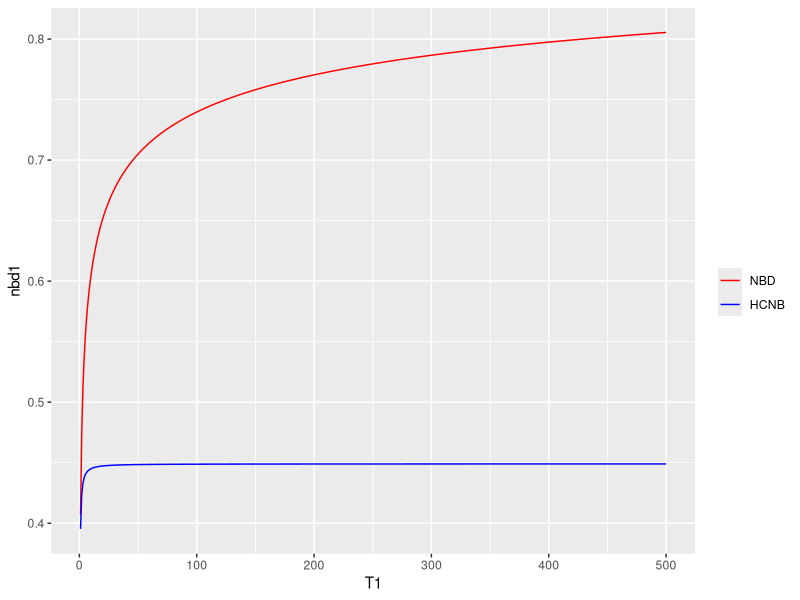

Recreate this plot in R. (Note: this script raises an error after producing the figure.)
## ---- chunk 1
knitr::opts_chunk$set(echo = TRUE)
## ---- chunk 2
library(dplyr)
library(plyr)
library(ggplot2)
library(reshape2)
library(arm)
library(MASS)
options(digits = 4)
## ---- chunk 3
r_nbd <- 0.181
a_nbd <- 0.059
r_hcnb <- 1.226
a_hcnb <- 0.215
p_hcnb <- 0.551

reach_nbd <- function(r,a,T){
  return(1-(a/(a+T))**r)
}

reach_hcnb <- function(r,a,p,T){
  return(1-(p+(1-p)*((a/(a+T))**r)))
}

T <- c(1,5,26)
nbd=reach_nbd(r_nbd,a_nbd,T)
hcnb=reach_hcnb(r_hcnb,a_hcnb,p_hcnb,T)
reach <- cbind(T,nbd,hcnb)
reach <- as.data.frame(reach)
names(reach) <- c("Week","NBD Reach","HCNB Reach")
reach
## ---- chunk 4
T1 <- seq(1:500)
nbd1=reach_nbd(r_nbd,a_nbd,T1)
hcnb1=reach_hcnb(r_hcnb,a_hcnb,p_hcnb,T1)
reach1 <- cbind(T1,nbd1,hcnb1)
reach1 <- as.data.frame(reach1)

ggplot(data=reach1) +
  geom_line(aes(x=T1, y=nbd1,col='NBD'))+
  geom_line(aes(x=T1, y=hcnb1,col='HCNB'))+
  scale_colour_manual("", 
                      breaks = c("NBD", "HCNB"),
                      values = c("red","blue"))
## ---- chunk 5
1-p_hcnb
## ---- chunk 6
data <- read.table('KB_Tulsa.txt',header=T)

d <- data %>% 
  group_by(ID) %>%
  arrange(ID,Week) %>% 
  dplyr::summarise(Week=min(Week)) 
  
d1 <- table(d$Week) # no. of customers by weeks
d1 <- data.frame(d1) %>%
  mutate(cumHH = cumsum(Freq)) %>%
  mutate(Week=Var1, incrHH=Freq) %>%
  dplyr::select(Week, incrHH, cumHH)

#convert week from factors to numeric type
d1$Week <- as.character(d1$Week)
d1$Week <- as.integer(d1$Week)

# Splitting data into training and test set
training_set = d1[1:20, ] #first 20 weeks
test_set = d1[21:length(d1$Week), ] #weeks from 21 till end
## ---- chunk 7
#log of probability of customers for t<=T
log_p_exp <-function(l,t){
  return(log(exp(-l*(t-1))-exp(-l*t)))
}

#log of probability of customers for t>T
log_p_exp1 <- function(l,T){
  return(log(1-exp(-l*T)))
}

# Log likelihood for ENT model
ll_ent <- function(pars,d,Ntot){
  l <- exp(pars[1]) 
  p <- invlogit(pars[2])
  t <- d$Week# vector of weeks
  W <- length(t) #total no. of weeks
  T <- t[W]
  N <- d$incrHH
  Nsurv <- Ntot-sum(N)
  t1 <- p*exp(log_p_exp(l,t))
  t2 <- (1-p)+p*(1-exp(log_p_exp1(l,T)))
  t3 <- N*log(t1) #log likelihood of customers who purhcased
  t4 <- Nsurv*log(t2) #log likelihood of surviving customers
  ll_tot <- sum(t3)+t4 #total log likelihood
  return(-ll_tot)
}

# Parameters estimates of ENT model

Ntot <- 1300 #total no. of customers
opt_ent <- optim(c(0,0), fn=ll_ent, d=training_set, Ntot=1300)
params <- opt_ent$par
l_ent <- exp(params[1])
p_ent <- invlogit(params[2])

# Collecting the results into a dataframe
d2 <- data.frame(matrix(NA, nrow=length(d1$Week),ncol=5))
names(d2) <- c(names(d1), 'pred_incrHH', 'pred_cumHH')
d2[,1:3] <- d1
d2 <- d2 %>% mutate(pred_incrHH=Ntot*p_ent*exp(log_p_exp(l_ent,Week)),
                    pred_cumHH=cumsum(pred_incrHH)) %>% 
  mutate(pred_incrHH=round(pred_incrHH,0),
         pred_cumHH=round(pred_cumHH,0))
## ---- chunk 8
l_ent
p_ent
## ---- chunk 9
# log probability of EG 
log_p_eg <- function(a,r,t){
  t1 <- 1-(a/(a+t))^r
  t2 <- 1-(a/(a+(t-1)))^r
  return(log(t1-t2))
}

# Log likelihood for EG model
ll_eg <- function(pars,d,Ntot){
  a <- exp(pars[1]) #converts output from (-inf,inf) to (0,inf)
  r <- exp(pars[2])
  t <- d$Week# vector of weeks
  W <- length(t) #total no. of weeks
  T <- t[W]
  N <- d$incrHH
  Nsurv <- Ntot-sum(N)
  t41 <- log_p_eg(a,r,t)
  t42 <- 1-sum(exp(t41))
  t43 <- N*(t41)
  t44 <- Nsurv*log(t42)
  ll_tot <- sum(t43)+t44
  return(-ll_tot)
}

# Parameters estimates of EG model
Ntot <- 1300
opt_eg <- optim(c(0,0), fn=ll_eg, d=training_set, Ntot=Ntot)
params <- opt_eg$par
a_eg <- exp(params[1])
r_eg <- exp(params[2])
ll_eg <- -opt_eg$value

# Collecting the results into a dataframe
d3 <- d2
d3[, c('pred_incrHH_EG', 'pred_cumHH_EG')] <- NA
d3 <- d3 %>% 
  mutate(pred_incrHH_EG=Ntot*exp(log_p_eg(a_eg,r_eg,Week)),
         pred_cumHH_EG=cumsum(pred_incrHH_EG)) %>% 
  mutate(pred_incrHH_EG=round(pred_incrHH_EG,0),
         pred_cumHH_EG=round(pred_cumHH_EG,0))

## ---- chunk 10
a_eg
r_eg
## ---- chunk 11
Tulsa <- read.table("KB_Tulsa.txt", header = T)
calib <- Tulsa[Tulsa$Week <= 20,]
holdout <- Tulsa[Tulsa$Week >20,]

calib <- calib %>%
  dplyr::group_by(ID) %>%
  dplyr::select(ID) %>%
  dplyr::summarise(x=n())%>%
  dplyr::select(x) %>%
  dplyr::group_by(x) %>%
  dplyr::summarise(n=n())

calib <- rbind(c(0,1300-sum(calib$n)),calib)

log_nbd <- function(r,alpha,x,T) {
  lgamma(r+x)-lgamma(r)-lfactorial(x)+r*(log(alpha)-log(alpha+T))+x*(log(T)-log(alpha+T))
}

LLfunc <- function(pars,x,n,T) {
  r <- exp(pars[1])
  alpha <- exp(pars[2])

  LL_all <- sum(n*log_nbd(r,alpha,x,T))
  return(-LL_all)
}

start <- c(0,0)
opt <- optim(start, LLfunc,x=calib$x,n=calib$n, T=20)
r <- exp(opt$par[1])
alpha <- exp(opt$par[2])
LL <- -opt$value
## ---- chunk 12
cat("BG parameters: r = ",r,", alpha = ",alpha,". LL = ",LL,"\n")

## ---- chunk 13
N <- 1300

calib_pred <- calib %>%
  mutate(prob=exp(log_nbd(r,alpha,calib$x,20))) %>%
  mutate(pred=N*prob)

holdout <- holdout %>%
  dplyr::select(ID) %>%
  dplyr::group_by(ID) %>%
  dplyr::summarise(x=n())%>%
  dplyr::select(x) %>%
  dplyr::group_by(x) %>%
  dplyr::summarise(n=n())
holdout <- rbind(c(0,1300-sum(holdout$n)),holdout)

holdout_pred = holdout %>%
  mutate(prob=exp(log_nbd(r,alpha,holdout$x,32))) %>%
  mutate(pred=N*prob)

pcalib <- calib_pred %>%
  dplyr::select(x,Observed = n,NBD=pred) %>%
  tidyr::gather(model,value,-x)

phold <- holdout_pred %>%
  dplyr::select(x,Observed=n, NBD=pred) %>%
  tidyr::gather(model,value,-x)

(calib_plot <- pcalib %>% 
                ggplot(aes(x = x, y = value, fill = model)) %>%
                + geom_bar(stat='identity', position='dodge') %>% 
                + scale_x_continuous("Purchases", breaks = 0:12) %>% 
                + scale_y_continuous("Panelists") %>% 
                + ggtitle("Predicted Counts For Calibration"))


(hold_plot <- phold %>% 
                ggplot(aes(x = x, y = value, fill = model)) %>%
                + geom_bar(stat='identity', position='dodge') %>% 
                + scale_x_continuous("Purchases", breaks = 0:12) %>% 
                + scale_y_continuous("Panelists") %>% 
                + ggtitle("Predicted Counts For Holdout"))
## ---- chunk 14
# Plots to comapre model prediction
ggplot(data=d3)+
  geom_point(aes(x=Week, y=cumHH, col='Data'))+
  geom_line(aes(x=Week, y=pred_cumHH, col='ENT'))+
  geom_line(aes(x=Week, y=pred_cumHH_EG, col='EG'))+
  scale_colour_manual("", 
                      breaks = c("Data", "ENT", "EG"),
                      values = c("black","red","blue"))
## ---- chunk 15
start <- c(0,0)
opt <- optim(start, LLfunc,x=holdout$x,n=holdout$n, T=32)
r <- exp(opt$par[1])
alpha <- exp(opt$par[2])
LL <- -opt$value
par_pred_hold <- c(r,alpha,LL)
## ---- chunk 16
cat("BG parameters: r = ",r,", alpha = ",alpha,". LL = ",LL,"\n")
## ---- chunk 17
hold_pred2 = holdout %>%
  mutate(prob=exp(log_nbd(r,alpha,holdout$x,32))) %>%
  mutate(pred=N*prob)

phold2 <- hold_pred2 %>%
  dplyr::select(x,Observed=n, NBD=pred) %>%
  tidyr::gather(model,value,-x)

(hold_plot2 <- phold2 %>% 
                ggplot(aes(x = x, y = value, fill = model)) %>%
                + geom_bar(stat='identity', position='dodge') %>% 
                + scale_x_continuous("Purchases", breaks = 0:12) %>% 
                + scale_y_continuous("Panelists") %>% 
                + ggtitle("Predicted Counts For Holdout"))
## ---- chunk 18
#parameter estimates using calibration data
opt1 <- optim(start, LLfunc,x=calib$x,n=calib$n, T=20)
r1 <- exp(opt1$par[1])
alpha1 <- exp(opt1$par[2])
LL1 <- -opt1$value
par_pred_calib <- c(r1,alpha1,LL1)

#parameter estimates using holdout data
opt <- optim(start, LLfunc,x=holdout$x,n=holdout$n, T=32)
r <- exp(opt$par[1])
alpha <- exp(opt$par[2])
LL <- -opt$value
par_pred_hold <- c(r,alpha,LL)
as.data.frame(cbind(par_pred_calib,par_pred_hold),row.names = c("r","alpha","log likelihood"))

## ---- chunk 19
r = 0.045; alpha=6.764
eg <- function(r,alpha,t) {
  1-(alpha/(alpha+t))^r
}
p52 <- eg(r,alpha,52)
# the prob that a randomly chosen person amkes pruchase in the first 52 weeks si same as the reach
p52
## ---- chunk 20
prob_nt <- 1-p52
prob_ba <- eg(r,alpha,104)-p52

prob_ba/prob_nt
## ---- chunk 21
lamda <- 0.066
p<- 0.085
t3<-24

F <- function(lamda,t3){
 1-exp(-lamda*t3)
}

#under the condition of not yet purchase by week 24
probability <- (1-p)/(1-p +p*(1-F(lamda,t3)))
probability
## ---- chunk 22
p3 <- 0.086
r3 <- 77624
a3 <-1185146
lambda3 <- r3/a3
lambda3
